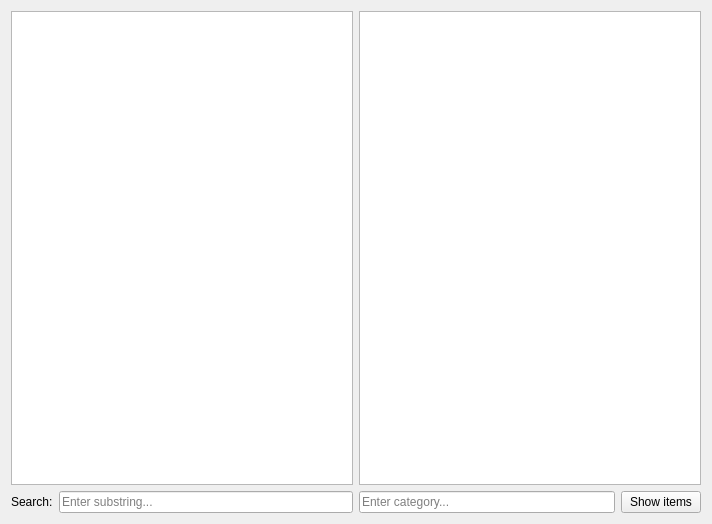
<?xml version="1.0" encoding="UTF-8"?>
<ui version="4.0">
 <class>shoppinglistClass</class>
 <widget class="QWidget" name="shoppinglistClass">
  <property name="geometry">
   <rect>
    <x>0</x>
    <y>0</y>
    <width>712</width>
    <height>524</height>
   </rect>
  </property>
  <property name="windowTitle">
   <string>shoppinglist</string>
  </property>
  <layout class="QHBoxLayout" name="horizontalLayout_3">
   <item>
    <layout class="QVBoxLayout" name="verticalLayout">
     <item>
      <widget class="QListWidget" name="itemsListWidget"/>
     </item>
     <item>
      <layout class="QHBoxLayout" name="horizontalLayout_2">
       <item>
        <widget class="QLabel" name="label">
         <property name="text">
          <string>Search:</string>
         </property>
        </widget>
       </item>
       <item>
        <widget class="QLineEdit" name="searchLineEdit">
         <property name="placeholderText">
          <string>Enter substring...</string>
         </property>
        </widget>
       </item>
      </layout>
     </item>
    </layout>
   </item>
   <item>
    <layout class="QVBoxLayout" name="verticalLayout_2">
     <item>
      <widget class="QListWidget" name="sortedItemsListWidget"/>
     </item>
     <item>
      <layout class="QHBoxLayout" name="horizontalLayout">
       <item>
        <widget class="QLineEdit" name="categoryLineEdit">
         <property name="placeholderText">
          <string>Enter category...</string>
         </property>
        </widget>
       </item>
       <item>
        <widget class="QPushButton" name="showButton">
         <property name="text">
          <string>Show items</string>
         </property>
        </widget>
       </item>
      </layout>
     </item>
    </layout>
   </item>
  </layout>
 </widget>
 <layoutdefault spacing="6" margin="11"/>
 <resources>
  <include location="shoppinglist.qrc"/>
 </resources>
 <connections/>
</ui>
